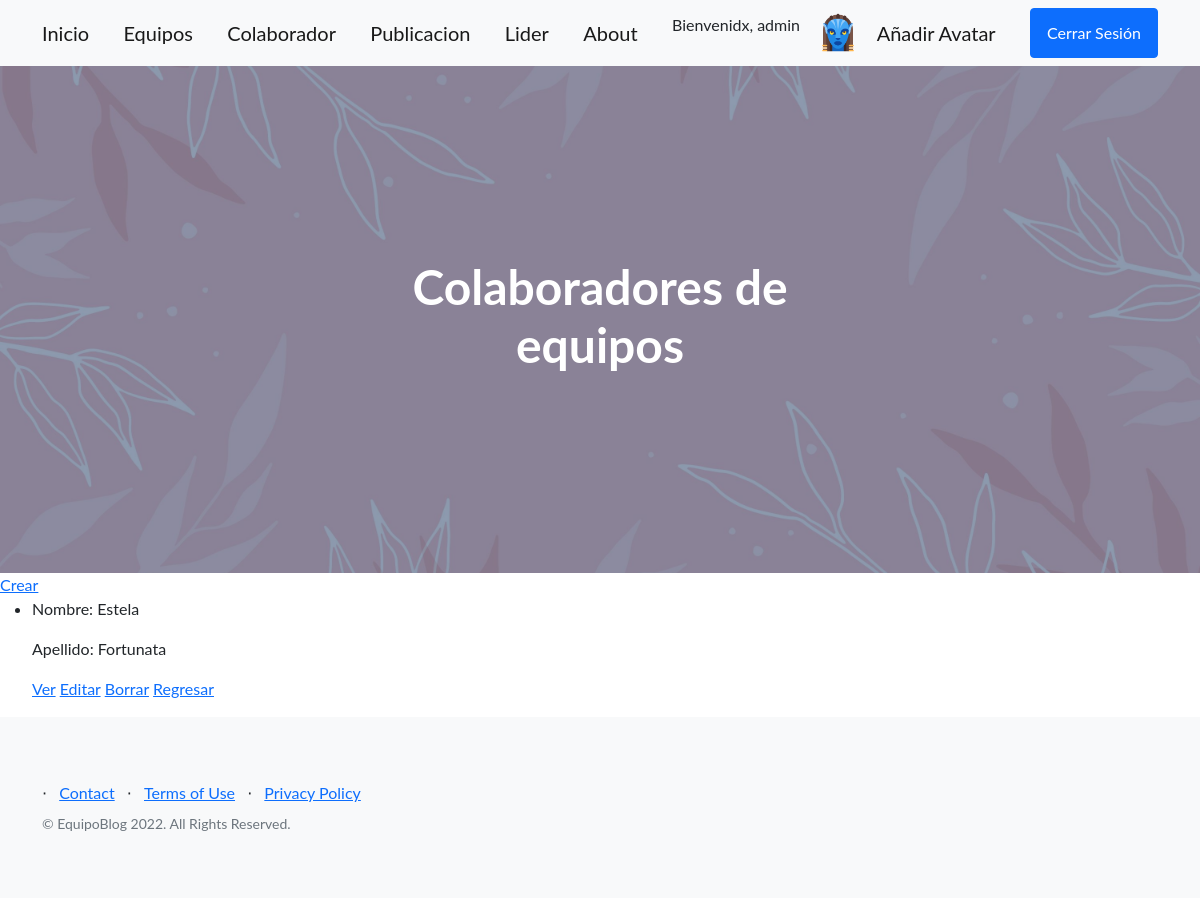
Screenshot of /AppBlog/colab/lista (signed in) with the database file from the repository.
### AppBlog/models.py (models this page shows, shortened)
class Avatar(models.Model):
     user = models.ForeignKey(User, on_delete=models.CASCADE)
     imagen=models.ImageField(upload_to = 'avatares', null=True, blank=True)
     class Meta:
        verbose_name = "Avatar"
        verbose_name_plural = "Avatares"

class Colaborador(models.Model):
    nombre = models.CharField(max_length=30)
    apellido = models.CharField(max_length=30, default="")
    email = models.EmailField(default="")

### AppBlog/views.py (the view)
# urls.py: path('colab/lista', views.ColaboradorLista.as_view(), name='ListColaborador'),
class ColaboradorLista(LoginRequiredMixin, ListView):
    model = Colaborador
    template_name = 'AppBlog/listacolaborador.html'

### AppBlog/templates/AppBlog/listacolaborador.html
{% extends "AppBlog/padre.html" %}
{% block contenidoModificable %}
    <h1>Colaboradores de equipos</h1>
{% endblock %}
{% block contenido2 %}
    <a href="">Crear</a>
    <ul>
        {% for colaborador in object_list %}
        <li>
            <p>Nombre: {{colaborador.nombre}}</p>
            <p>Apellido: {{colaborador.apellido}}</p>
            <p>
                 <a href="{% url 'Detail' colaborador.id %}">Ver</a>
                 <a href="{% url 'Edit' colaborador.id %}">Editar</a>
                 <a href="{% url 'Delete' colaborador.id %}">Borrar</a>
                 <a href="{% url 'ListColaborador' %}">Regresar</a>
            </p>
        </li>
        {% endfor %}
    </ul>
{% endblock %}

### AppBlog/templates/AppBlog/padre.html (shortened to what this page needs)
<!DOCTYPE html>
<html lang="en">
    <head>
       {% load static %}
        <link href="https://cdn.jsdelivr.net/npm/bootstrap-icons@1.5.0/font/bootstrap-icons.css" rel="stylesheet" type="text/css" />
        <link href="{% static 'AppBlog/css/styles.css' %}" rel="stylesheet"/>
    </head>
    <body>
        <nav class="navbar navbar-light bg-light static-top">
            <div class="container">
                  <a class="navbar-brand" href="{% url 'Inicio' %}">Inicio</a>
                  <a class="navbar-brand" href="{% url 'ListEquipo' %}">Equipos</a>
                  <a class="navbar-brand" href="{% url 'ListColaborador' %}">Colaborador</a>
                  <a class="navbar-brand" href="{% url 'publicacion' %}">Publicacion</a>
                  <a class="navbar-brand" href="{% url 'ListaLideres' %}">Lider</a>
                  <a class="navbar-brand" href="{% url 'About' %}">About</a>
                {% if user.is_authenticated %}
                <p>Bienvenidx, {{user.username}}</p>
                {% with first_image=user.avatar_set.first %}
                    {% if first_image %}
                        <a href="{{ first_image.imagen.url }}" target="_blank">
                        <img src="{{ first_image.imagen.url }}" height="40px">
                    {% endif %}
                {% endwith %}
                <a class="navbar-brand" href="{% url 'Subir Avatar' %}">Añadir Avatar</a>
                <a class="btn btn-primary" href="{% url 'Logout' %}">Cerrar Sesión</a>
                {% endif %}
        </nav>
        <header class="masthead">
            <div class="container position-relative">
                <div class="row justify-content-center">
                    <div class="col-xl-6">
                        <div class="text-center text-white">
                            {% block contenidoModificable %}{% endblock %}
                        </div>
                    </div>
                </div>
            </div>
        </header>
        {% block contenido2 %}
        {% endblock %}
        <footer class="footer bg-light">
            <div class="container">
                <div class="row">
                    <div class="col-lg-6 h-100 text-center text-lg-start my-auto">
                        <ul class="list-inline mb-2">
                            <li class="list-inline-item">⋅</li>
                            <li class="list-inline-item"><a href="#!">Contact</a></li>
                            <li class="list-inline-item">⋅</li>
                            <li class="list-inline-item"><a href="#!">Terms of Use</a></li>
                            <li class="list-inline-item">⋅</li>
                            <li class="list-inline-item"><a href="#!">Privacy Policy</a></li>
                        </ul>
                        <p class="text-muted small mb-4 mb-lg-0">&copy; EquipoBlog 2022. All Rights Reserved.</p>
                    </div>
                </div>
            </div>
        </footer>
    </body>
</html>

### rows the page displays
Avatar: imagen (picture)
Colaborador: nombre "Estela", apellido "Fortunata"

### other values shown
{{ user.username }} "admin"
